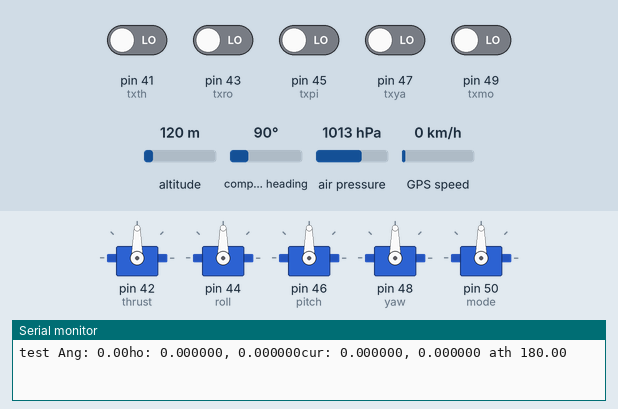
A sketch run on a simulated Arduino Mega 2560, built with avr-gcc and run on an emulated ATmega2560. Shown: 5 × servo, the last lines printed to the serial monitor. The inputs (shaded band) are chosen by the test bench; at power-on: pin 41 (txth), pin 43 (txro), pin 45 (txpi), pin 47 (txya), pin 49 (txmo) LOW, compass heading 90°, air pressure 1013 hPa, altitude 120 m, GPS speed 0 km/h. The GPS gets a fix after 3 s at 37.7749, -122.4194 with 8 satellites.

Above: at 2.2 s.
2.3 s: compass heading set to 180°
12.5 s: air pressure set to 991 hPa
22.2 s: air pressure set to 988 hPa
At 32.2 s:
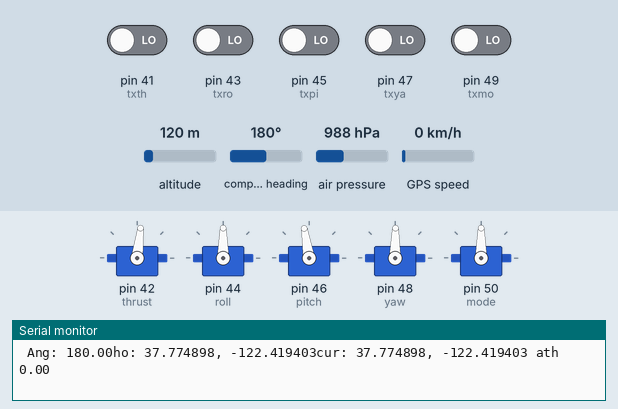
32.5 s: compass heading set to 7°
At 42.1 s:
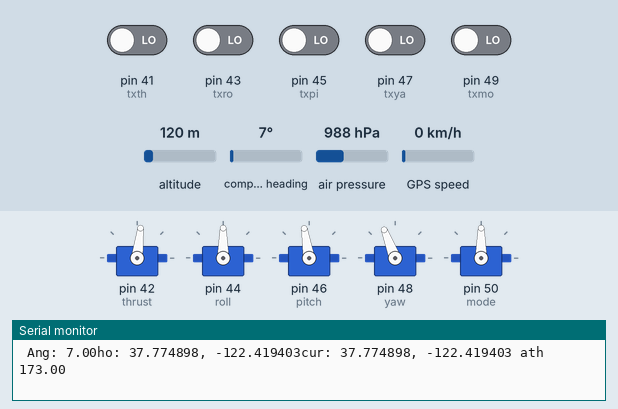
42.6 s: compass heading set to 269°
At 52.0 s:
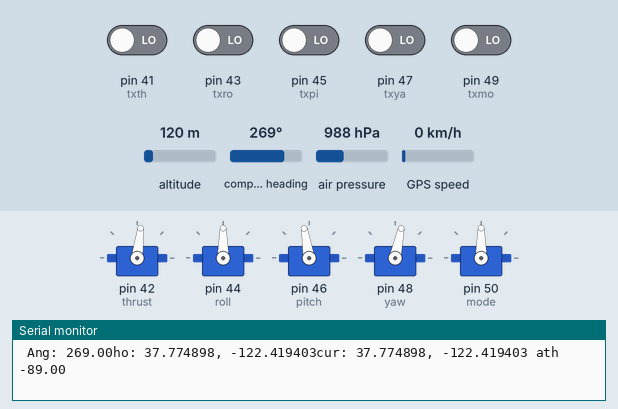
52.6 s: air pressure set to 952 hPa
At 62.1 s:
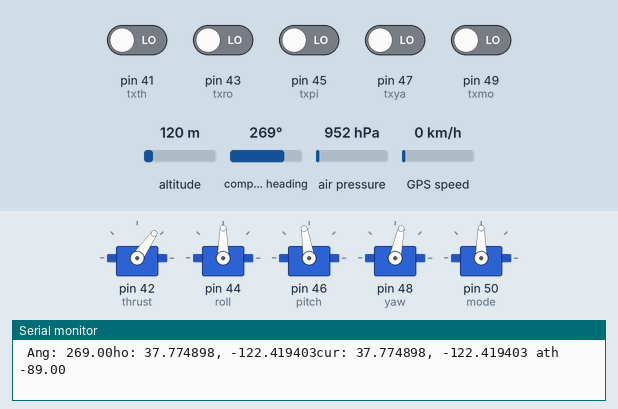
Timing chart, 0 to 63.6 s (numbered marks = the images above; inputs shaded):
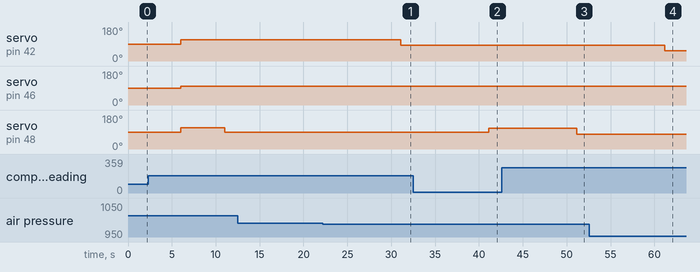

The sketch:

controltest3.ino
```cpp
/*
Wire: 20 (SDA), 21 (SCL)
GPS:  18 (tx1), 19 (rx1)

Inputs
th      41
ro      43
pi      45
ya      47
mo      49

Outputs
thrust  42
roll    44
pitch   46
yaw     48
mode    50

*/


#include <Servo.h>

#include <Adafruit_GPS.h>
#include <SoftwareSerial.h>

#include <Wire.h>
#include <Adafruit_MPL3115A2.h>

#include "GPS_coords.cpp"

const float pie = 3.1415;

Adafruit_GPS GPS(&Serial1);
HardwareSerial mySerial = Serial1;


#define GPSECHO  false

boolean usingInterrupt = false;

// struct GPS_coords
// {
//   float lat = 0;
//   float lon = 0;
//   float alt_G = 0;
// };

void useInterrupt(boolean); // Func prototype keeps Arduino 0023 happy
// int lowpass(int, int);
// void alt_hold();
// void slow_hold();
// float angle_to_home(GPS_coords, GPS_coords);

Adafruit_MPL3115A2 baro = Adafruit_MPL3115A2();

Servo thrust;
Servo roll;
Servo pitch;
Servo yaw;
Servo mode;

//pwm values for output to fc
int th = 0;
int ro = 0;
int pi = 0;
int ya = 0;
int mo = 0;

//tx pins
int txth = 41;
int txro = 43;
int txpi = 45;
int txya = 47;
int txmo = 49;

//lpf for pwm outputs
int prev_th = 0;
int prev_ro = 0;
int prev_pi = 0;
int prev_ya = 0;
int prev_mo = 0;
float raw_alt = 0;
float alt = 250;
float hold_height = 350;

float angle2home = 0;

GPS_coords home;
GPS_coords current;

void setup()
{

  Serial.begin(9600);
  Serial.print("test");
  GPS.begin(9600);

  // uncomment this line to turn on RMC (recommended minimum) and GGA (fix data) including altitude
  GPS.sendCommand(PMTK_SET_NMEA_OUTPUT_RMCGGA);
  // uncomment this line to turn on only the "minimum recommended" data
  //GPS.sendCommand(PMTK_SET_NMEA_OUTPUT_RMCONLY);
  // For parsing data, we don't suggest using anything but either RMC only or RMC+GGA since
  // the parser doesn't care about other sentences at this time

  // Set the update rate
  GPS.sendCommand(PMTK_SET_NMEA_UPDATE_1HZ);   // 1 Hz update rate
  // For the parsing code to work nicely and have time to sort thru the data, and
  // print it out we don't suggest using anything higher than 1 Hz

  // Request updates on antenna status, comment out to keep quiet
  GPS.sendCommand(PGCMD_ANTENNA);

  useInterrupt(true);

  delay(1000);
  // Ask for firmware version
  mySerial.println(PMTK_Q_RELEASE);

  pinMode(txth, INPUT);
  pinMode(txro, INPUT);
  pinMode(txpi, INPUT);
  pinMode(txya, INPUT);
  pinMode(txmo, INPUT);

  thrust.attach(42);  //w
  roll.attach(44);    //b
  pitch.attach(46);   //y
  yaw.attach(48);     //g
  mode.attach(50);      //o
  baro.begin();
  alt = baro.getAltitude();
  if(alt > 600)
    alt = 300;
  hold_height = alt + 10;
}

// Interrupt is called once a millisecond, looks for any new GPS data, and stores it
SIGNAL(TIMER0_COMPA_vect) {
  char c = GPS.read();
  // if you want to debug, this is a good time to do it!
#ifdef UDR0
  if (GPSECHO)
    if (c) UDR0 = c;
    // writing direct to UDR0 is much much faster than Serial.print
    // but only one character can be written at a time.
#endif
}

void useInterrupt(boolean v) {
  if (v) {
    // Timer0 is already used for millis() - we'll just interrupt somewhere
    // in the middle and call the "Compare A" function above
    OCR0A = 0xAF;
    TIMSK0 |= _BV(OCIE0A);
    usingInterrupt = true;
  } else {
    // do not call the interrupt function COMPA anymore
    TIMSK0 &= ~_BV(OCIE0A);
    usingInterrupt = false;
  }
}

void loop()
{

  // if a sentence is received, we can check the checksum, parse it...
  if (GPS.newNMEAreceived()) {
    // a tricky thing here is if we print the NMEA sentence, or data
    // we end up not listening and catching other sentences!
    // so be very wary if using OUTPUT_ALLDATA and trytng to print out data
    //Serial.println(GPS.lastNMEA());   // this also sets the newNMEAreceived() flag to false

    if (!GPS.parse(GPS.lastNMEA()))   // this also sets the newNMEAreceived() flag to false
      return;  // we can fail to parse a sentence in which case we should just wait for another
  }

  raw_alt = baro.getAltitude();

  if (raw_alt < 600 && raw_alt > 200) //and close to previous value? CAREFUL WHEN DIFFERENT LOCATION
    alt = raw_alt;

   //Set home when GPS gets fix
  if((int)GPS.fix == 1 && home.lat == 0)
  {
    home.lat = GPS.latitudeDegrees;
    home.lon = GPS.longitudeDegrees;
    home.alt_G = GPS.altitude;
  }
   //Set home when GPS gets fix
  if((int)GPS.fix == 1)
  {
    current.lat = GPS.latitudeDegrees;
    current.lon = GPS.longitudeDegrees;
    current.alt_G = GPS.altitude;
  }

  // Serial.print("Fi: "); Serial.print((int)GPS.fix);
  // Serial.print("Loc: ");
  // Serial.print(GPS.latitude, 6);
  // Serial.print(", ");
  // Serial.print(GPS.longitude, 6);
  // Serial.print("Loc2: ");
  // Serial.print(GPS.lat, 6);
  // Serial.print(", ");
  // Serial.print(GPS.lon, 6);
  // Serial.print(" knot: "); Serial.print(GPS.speed);
  Serial.print(" Ang: "); Serial.print(GPS.angle);

  Serial.print("ho: ");
  Serial.print(home.lat, 6);
  Serial.print(", ");
  Serial.print(home.lon, 6);


  Serial.print("cur: ");
  Serial.print(current.lat, 6);
  Serial.print(", ");
  Serial.print(current.lon, 6);

  Serial.print(" ath ");
  Serial.println(angle_to_home(home, current));
    // Serial.print(" Alt: "); Serial.print(GPS.altitude);
  // Serial.print("\the: ");
  // Serial.print(alt);
  // Serial.print("\tth: ");
  // Serial.print(th);
  // Serial.print(" ro: ");
  // Serial.print(ro);
  // Serial.print(" pi: ");
  // Serial.print(pi);
  // Serial.print(" ya: ");
  // Serial.print(ya);
  // Serial.print(" mo: ");
  // Serial.println(mo);

  th = pulseIn(txth, HIGH);
  ro = pulseIn(txro, HIGH);
  pi = pulseIn(txpi, HIGH);
  ya = pulseIn(txya, HIGH);
  mo = pulseIn(txmo, HIGH);


  if (mo > 1500)
  {
    // I could alternatively round to the nearest hundred for example for
    // fast response and no oscillation but stepwise changes
    th = lowpass(th,prev_th);
    ro = lowpass(ro,prev_ro);
    pi = lowpass(pi,prev_pi);
    ya = lowpass(ya,prev_ya);
    mo = lowpass(mo,prev_mo);

    prev_th = th;
    prev_ro = ro;
    prev_pi = pi;
    prev_ya = ya;
    prev_mo = mo;

    thrust.writeMicroseconds(th);
    roll.writeMicroseconds(ro);
    pitch.writeMicroseconds(pi);
    yaw.writeMicroseconds(ya);
  }
  else
  {
    //go home: go to altitude, go forwards slowly and rotate towards home

    alt_hold();
    slow_hold();
    angle2home = constrain(angle_to_home(home, current)*1.3 + 1460,1100,1700);
    yaw.writeMicroseconds(angle2home);

    // //if angle is within 15 degrees of home, go forward
    // //(but still yaw towards home)
    // if (abs(angle2home) < 15 && alt > hold_height-5)
    // {
    //     slow_hold();
    // }

  }
}

int lowpass(int input, int prev_input)
{
  float a = 0.5;
  int output = prev_input + int(a*float(input - prev_input));
  return output;
}

void alt_hold()
{
  // make sure to include clamping on reasonable values!
  float out = constrain((hold_height-alt+1000)*1.75, 1111, 1700);
  thrust.writeMicroseconds(out);
}

void slow_hold()
{
  float out = constrain((5 - GPS.speed)*20 + 1460, 1370, 1650);
  pitch.writeMicroseconds(out);
}

float angle_to_home(GPS_coords home, GPS_coords current)
{

  float h_long = home.lon;
  float c_long = current.lon;
  float h_lat = home.lat;
  float c_lat = current.lat;

  //Calculate angle from current position to home position
  float numer = sin(c_long-h_long)*cos(c_lat);
  float denom = cos(h_lat)*sin(c_lat) - sin(h_lat)*cos(c_lat)*cos(c_long-h_long);
  float angle = atan2( numer , denom );
  angle = angle*180/pie + 180;

  //We have velocity direction and home direction
  int home_wrtN = int(angle) % 360;
  float dir_wrtN = GPS.angle;

  //find angle between velocity direction and home direction
  angle = float(home_wrtN) - float(dir_wrtN);

  return (angle == 0)? 0 : (angle + 360*(abs(angle)/(-angle))*(abs(angle)>180));
}
```

GPS_coords.cpp
```cpp
struct GPS_coords
{
  float lat = 0;
  float lon = 0;
  float alt_G = 0;
};
```

Measured:
- after the input at 22.2 s, servo on pin 42 (thrust): 112° → 83° after 8.9 s
- after the input at 32.5 s, servo on pin 48 (yaw): 89° → 111° after 8.6 s
- after the input at 42.6 s, servo on pin 48 (yaw): 111° → 78° after 8.5 s
- after the input at 52.6 s, servo on pin 42 (thrust): 83° → 55° after 8.6 s
